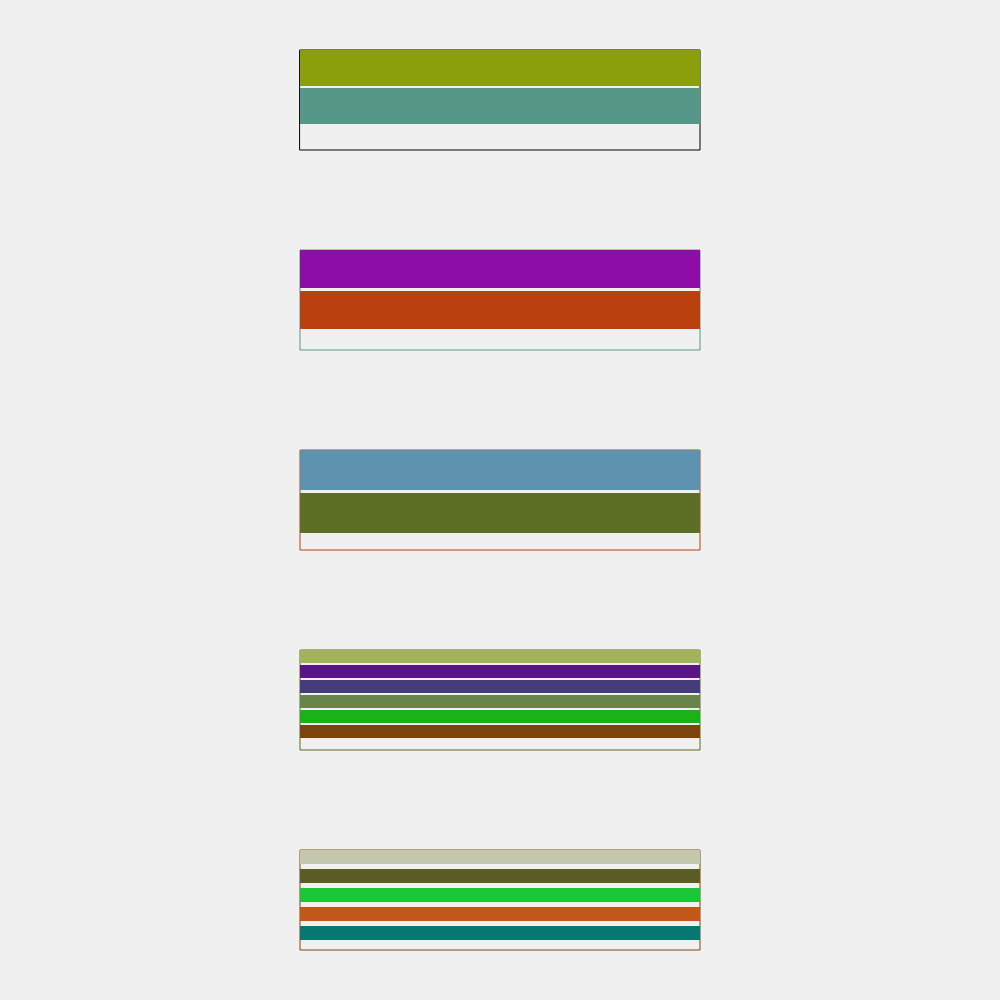
Frame 1 (no input)
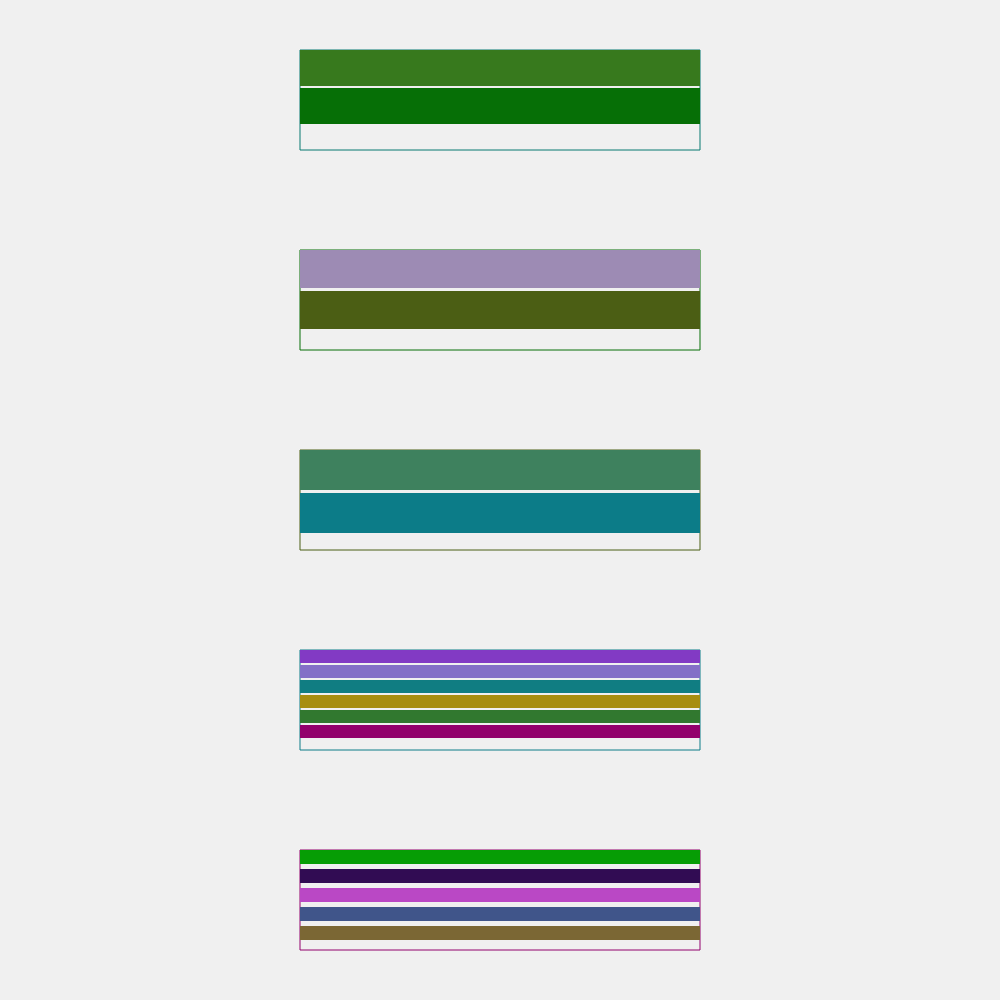
Frame 2 (the mouse pressed at the canvas centre, redrawn once)

The p5.js sketch that drew these frames (run headless with seeded random() and noise() and a simulated clock; the mouse was pressed at the canvas centre and the sketch redrawn once):

// p5.js sketch
// ── sketch.js
let l = [];

function setup() {
  createCanvas(1000, 1000);
  // rectMode(CENTER);
  for (let i = 0; i < 5; i++) {
    l.push(new StripedLine(width / 2 - 200, 100 + 200 * i, width / 2 + 200, 100 + 200 * i));
  }

}

function draw() {
  background(240);

  for (let i = 0; i < l.length; i++) {
    l[i].show();
  }

  noLoop();
}

class StripedLine {
  constructor(x1_, y1_, x2_, y2_) {
    this.x1 = x1_;
    this.y1 = y1_;
    this.x2 = x2_;
    this.y2 = y2_;

    this.sw_main = 100;
    this.sw_stripe = round(random(1,50));
    // this.spacing = map(this.sw_stripe, 1, 50, 10, 0);
    this.spacing = round(random(10));
  }

  show() {
    strokeWeight(1);
    noFill();
    rect(this.x1, this.y1 - this.sw_main / 2, this.x2 - this.x1, this.sw_main);

    let numLines = int((this.sw_main-this.sw_stripe) / (this.sw_stripe + this.spacing))
    // fill(0);
    // text(numLines, width/2, height/2);

    for (let i = 0; i <= numLines; i++) {
      stroke(random(200), random(200), random(200));
      strokeWeight(this.sw_stripe);
      strokeCap(SQUARE);
      line(this.x1, (this.y1 - this.sw_main / 2 + this.sw_stripe / 2) + (this.spacing + this.sw_stripe) * i, this.x2, (this.y2 - this.sw_main / 2 + this.sw_stripe / 2) + (this.spacing + this.sw_stripe) * i);
    }

  }
}
